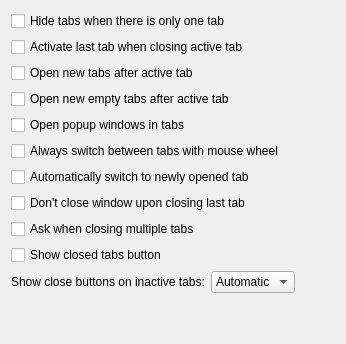
             <widget class="QWidget" name="tabsBehaviourPage">
              <attribute name="title">
               <string>Tabs behaviour</string>
              </attribute>
              <layout class="QVBoxLayout" name="verticalLayout_2">
               <item>
                <widget class="QCheckBox" name="hideTabsOnTab">
                 <property name="text">
                  <string>Hide tabs when there is only one tab</string>
                 </property>
                </widget>
               </item>
               <item>
                <widget class="QCheckBox" name="activateLastTab">
                 <property name="text">
                  <string>Activate last tab when closing active tab</string>
                 </property>
                </widget>
               </item>
               <item>
                <widget class="QCheckBox" name="openNewTabAfterActive">
                 <property name="text">
                  <string>Open new tabs after active tab</string>
                 </property>
                </widget>
               </item>
               <item>
                <widget class="QCheckBox" name="openNewEmptyTabAfterActive">
                 <property name="text">
                  <string>Open new empty tabs after active tab</string>
                 </property>
                </widget>
               </item>
               <item>
                <widget class="QCheckBox" name="openPopupsInTabs">
                 <property name="text">
                  <string>Open popup windows in tabs</string>
                 </property>
                </widget>
               </item>
               <item>
                <widget class="QCheckBox" name="alwaysSwitchTabsWithWheel">
                 <property name="text">
                  <string>Always switch between tabs with mouse wheel</string>
                 </property>
                </widget>
               </item>
               <item>
                <widget class="QCheckBox" name="switchToNewTabs">
                 <property name="text">
                  <string>Automatically switch to newly opened tab</string>
                 </property>
                </widget>
               </item>
               <item>
                <widget class="QCheckBox" name="dontCloseOnLastTab">
                 <property name="text">
                  <string>Don't close window upon closing last tab</string>
                 </property>
                </widget>
               </item>
               <item>
                <widget class="QCheckBox" name="askWhenClosingMultipleTabs">
                 <property name="text">
                  <string>Ask when closing multiple tabs</string>
                 </property>
                </widget>
               </item>
               <item>
                <widget class="QCheckBox" name="showClosedTabsButton">
                 <property name="text">
                  <string>Show closed tabs button</string>
                 </property>
                </widget>
               </item>
               <item>
                <layout class="QHBoxLayout" name="horizontalLayout_21">
                 <item>
                  <widget class="QLabel" name="label_65">
                   <property name="text">
                    <string>Show close buttons on inactive tabs:</string>
                   </property>
                  </widget>
                 </item>
                 <item>
                  <widget class="QComboBox" name="showCloseOnInactive">
                   <item>
                    <property name="text">
                     <string>Automatic</string>
                    </property>
                   </item>
                   <item>
                    <property name="text">
                     <string>Always</string>
                    </property>
                   </item>
                   <item>
                    <property name="text">
                     <string>Never</string>
                    </property>
                   </item>
                  </widget>
                 </item>
                 <item>
                  <spacer name="horizontalSpacer_30">
                   <property name="orientation">
                    <enum>Qt::Orientation::Horizontal</enum>
                   </property>
                   <property name="sizeType">
                    <enum>QSizePolicy::Policy::Expanding</enum>
                   </property>
                   <property name="sizeHint" stdset="0">
                    <size>
                     <width>40</width>
                     <height>20</height>
                    </size>
                   </property>
                  </spacer>
                 </item>
                </layout>
               </item>
               <item>
                <spacer name="verticalSpacer_8">
                 <property name="orientation">
                  <enum>Qt::Orientation::Vertical</enum>
                 </property>
                 <property name="sizeHint" stdset="0">
                  <size>
                   <width>20</width>
                   <height>40</height>
                  </size>
                 </property>
                </spacer>
               </item>
              </layout>
             </widget>
